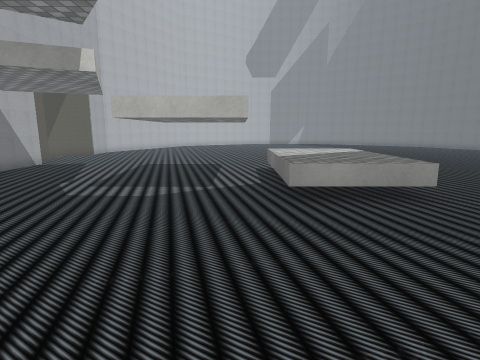
[1] (above)

20 first-person views from a walk through a Unity game level. The camera is 1.5 m above the floor, tilts 10° down and sees 80° across. Doors are open. The floor is counted in squares, 1 m on a side. Each view is taken from the middle of a square. On the plan, view 1 faces up. The plan holds only what a view shows up to about 14 squares ahead; the rest is blank. The place goes on beyond the plan. The player character is not drawn. Some surface patterns are stand-ins.

[2]
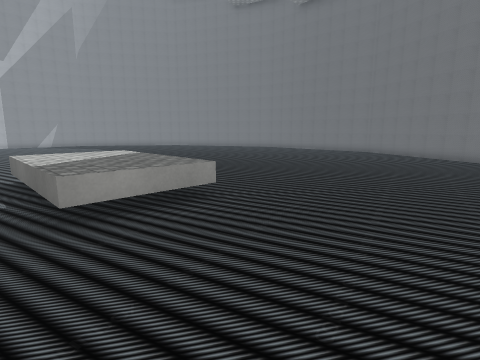

[3]
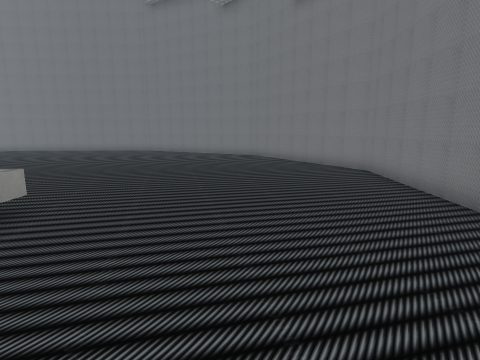

[4]
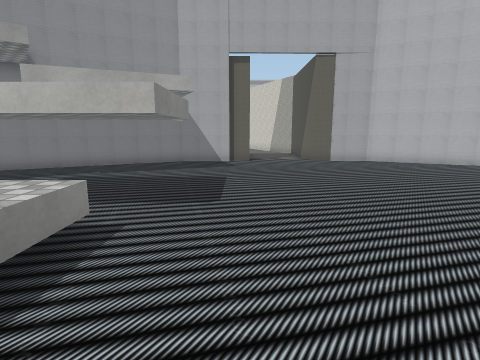

[5]
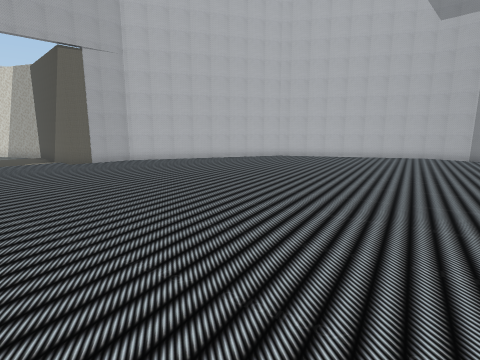

[6]
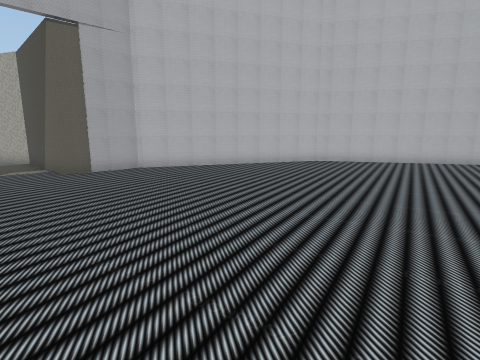

[7]
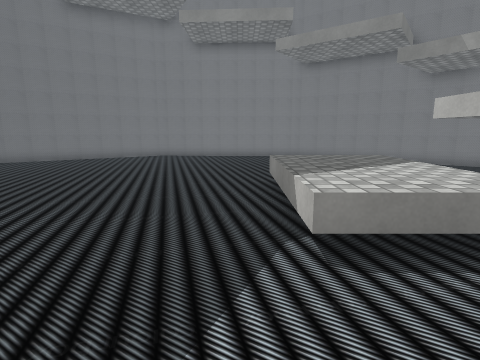

[8]
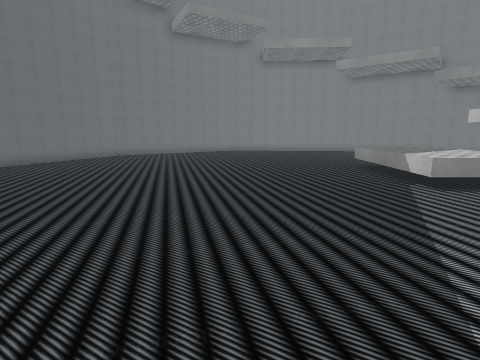

[9]
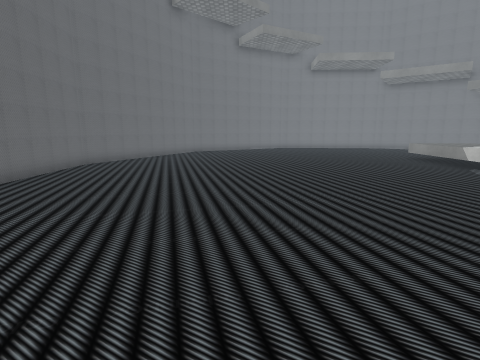

[10]
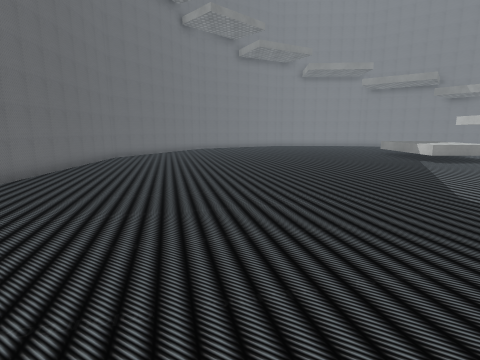

[11]
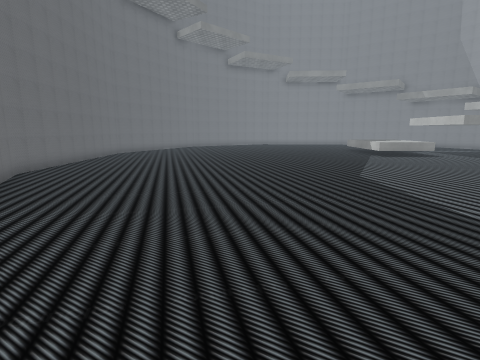

[12]
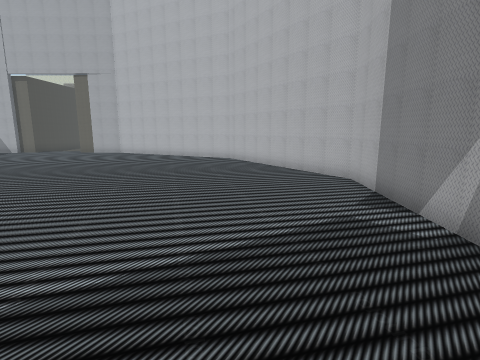

[13]
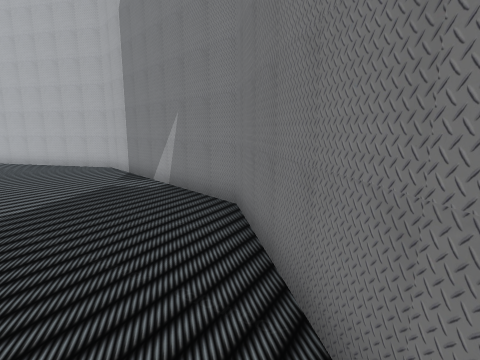

[14]
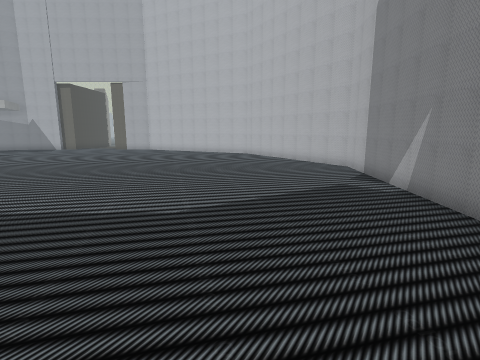

[15]
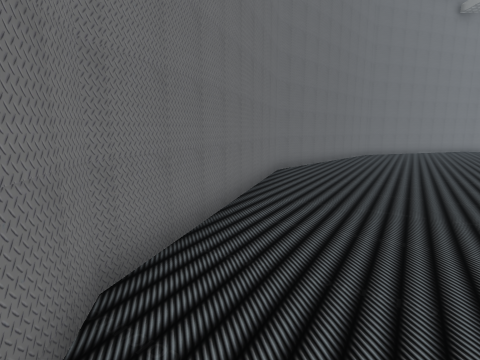

[16]
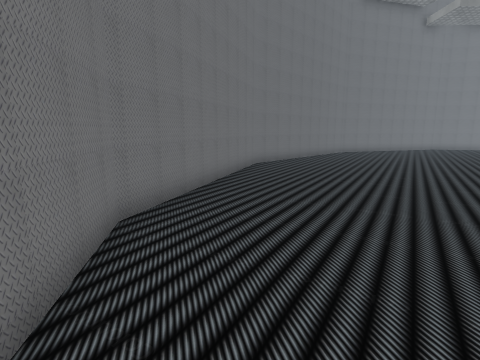

[17]
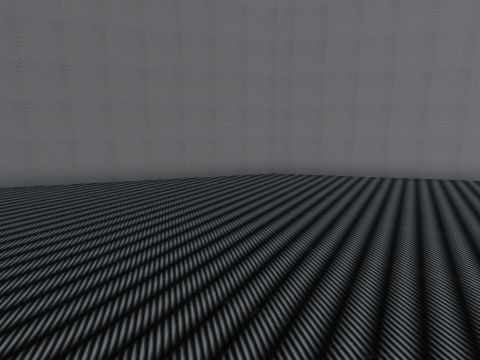

[18]
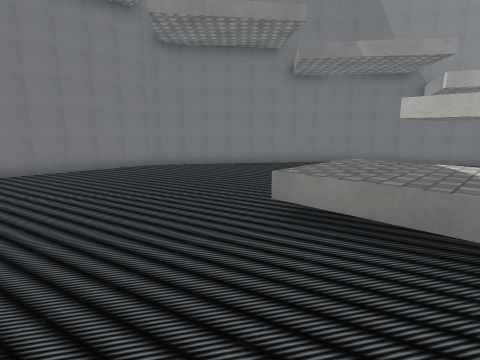

[19]
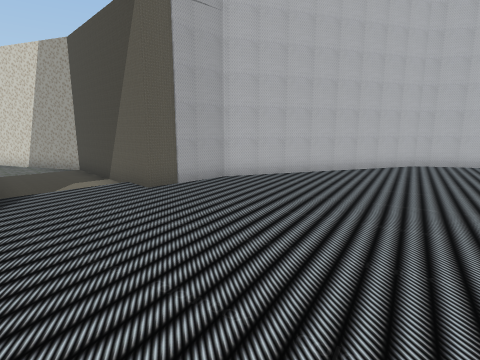

[20]
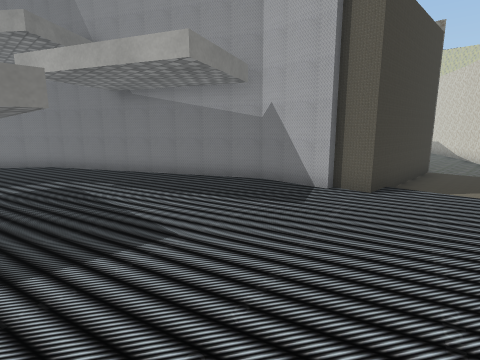

### Floor plan
Key: @ floor where view 1 was taken; # wall or solid block; . main floor; - floor 0.25 m lower than the main floor; ^ raised ledge.
Columns run from 20 left of view 1 to 20 right of it. Each row starts with its distance up from view 1.
 30                    ############
 29                   ##..........##
 28                 ###............###
 27                ##................##
 26               ##..................###
 25               #.....................#
 24              ##.....................##
 23              #.......................#
 22             ##.......................##
 21             #.........................#
 20            ##.........................##
 19            #...........................#
 18            #...........................##
 17    #####  ##............................#
 16  ###-   ##  ............................#
 15 ##--- ..................................#
 14 ------..................................#
 13  --  #######............................#
 12            #............................#
 11            #..........^^^...............#
 10            ##........^^^^...............#
  9             #........^^^^...............#
  8             ##.......^^^^..............##
  7              #.......^^^^..............#
  6              ##......^^^^.............##
  5               #.......................#
  4               ##.....................##
  3                #.....................#
  2                ##...................##
  1                 ###................##
  0                   ##@.............##
 -1                    ###..........###
 -2                      #### ....###
 -3                         #######

Positions as (right, up) in squares from view 1, and headings:
1: (0, 0), facing up
2: (0, 1), facing up-right
3: (-1, 2), facing right
4: (5, 13), facing left
5: (5, 13), facing up-left
6: (2, 14), facing up-left
7: (5, 14), facing down
8: (9, 18), facing down
9: (13, 21), facing down
10: (13, 24), facing down
11: (12, 27), facing down
12: (10, 27), facing left
13: (13, 26), facing up-left
14: (13, 26), facing left
15: (13, 26), facing down-right
16: (11, 27), facing down-right
17: (10, 9), facing down-right
18: (8, 9), facing down-left
19: (-2, 13), facing up-left
20: (-2, 16), facing down-left
